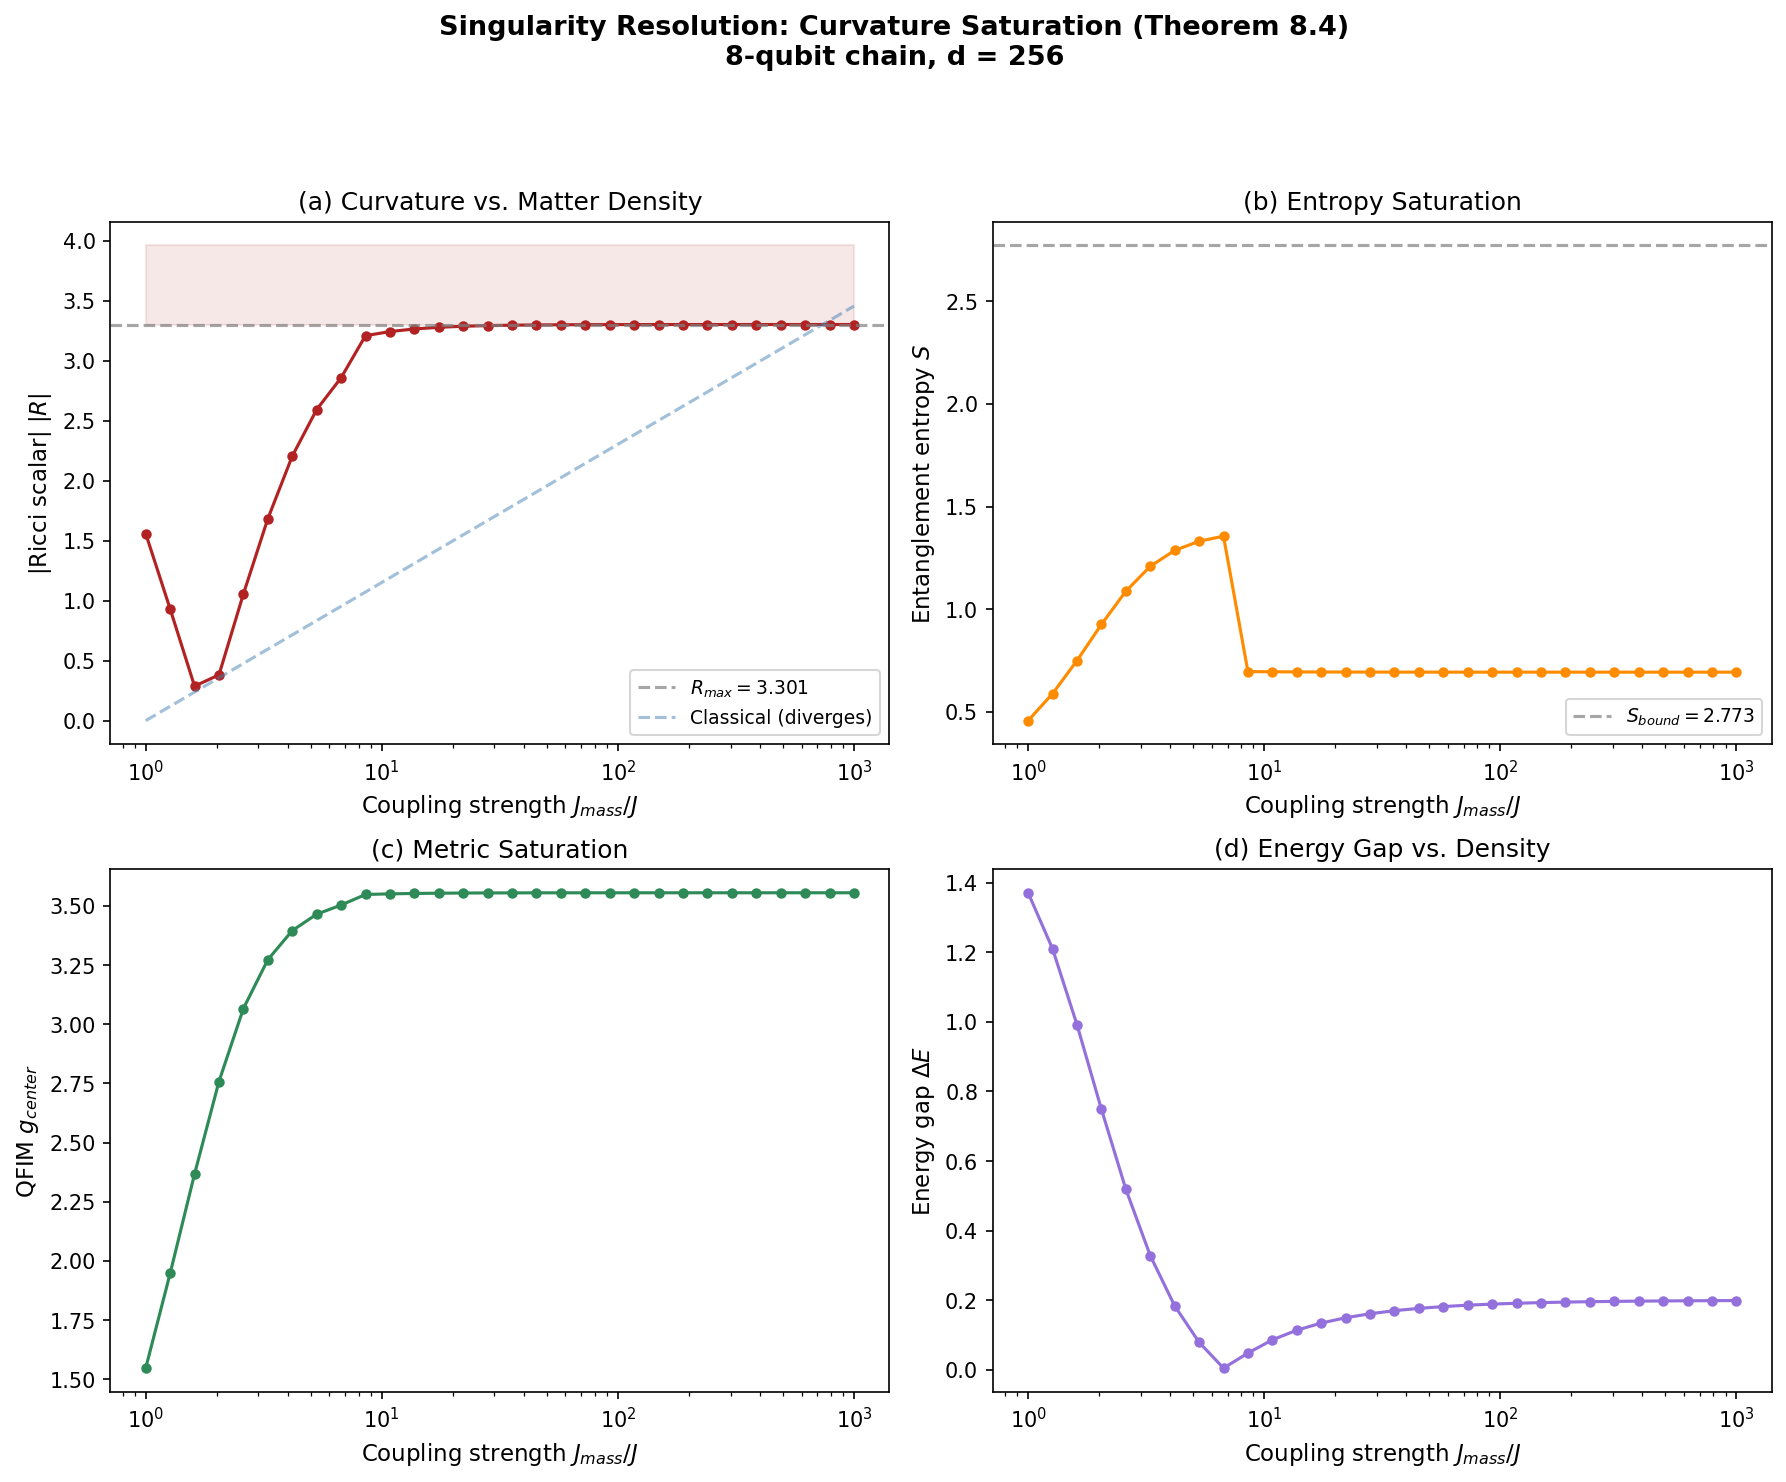

Here is the Python script that generated this plot:
#!/usr/bin/env python3
"""
Singularity Resolution — Bounded Curvature for Finite Observers
================================================================
Demonstrates ATR Theorem 8.4: A finite-dimensional observer can never
experience a curvature singularity. The QFIM Ricci scalar saturates
at a finite maximum R_max as entanglement density increases.

Model:
  - Start with a ground state of a Heisenberg chain
  - Progressively increase the coupling at a single site (simulating
    gravitational collapse / increasing matter density)
  - Track the QFIM curvature at that site
  - Verify saturation rather than divergence

Physics:
  In classical GR, R → ∞ at a singularity (Penrose 1965).
  In ATR, the observer's finite Hilbert space dimension d and
  finite clock frequency ν_α impose:
      R ≤ R_max = C(d, ν_α)
  where C is determined by the maximum distinguishability of
  quantum states within the observer's attention window.

Reference: S. Yaman, "ATR," (2026), §8, Theorem 8.4, Lemma 8.1.

License: MIT
"""

import numpy as np
from scipy.linalg import expm
import matplotlib.pyplot as plt
import os
import sys

# ═══════════════════════════════════════════════════════════════════════════
# Helpers
# ═══════════════════════════════════════════════════════════════════════════

def kron_chain(ops):
    result = ops[0]
    for o in ops[1:]:
        result = np.kron(result, o)
    return result


I2 = np.eye(2, dtype=complex)
sigma_x = np.array([[0, 1], [1, 0]], dtype=complex)
sigma_y = np.array([[0, -1j], [1j, 0]], dtype=complex)
sigma_z = np.array([[1, 0], [0, -1]], dtype=complex)


def partial_trace_bipartition(rho, d_left, d_right, keep='left'):
    rho_r = rho.reshape(d_left, d_right, d_left, d_right)
    if keep == 'left':
        return np.trace(rho_r, axis1=1, axis2=3)
    else:
        return np.trace(rho_r, axis1=0, axis2=2)


def von_neumann_entropy(rho):
    evals = np.linalg.eigvalsh(rho)
    evals = evals[evals > 1e-15]
    return -np.sum(evals * np.log(evals))


PASS = 0
FAIL = 0

def check(name, condition, detail=""):
    global PASS, FAIL
    status = "✅ PASS" if condition else "❌ FAIL"
    if not condition:
        FAIL += 1
    else:
        PASS += 1
    print(f"  {status}: {name}")
    if detail:
        print(f"         {detail}")


print("=" * 70)
print("Singularity Resolution — Curvature Saturation (Theorem 8.4)")
print("=" * 70)

# ═══════════════════════════════════════════════════════════════════════════
# System setup
# ═══════════════════════════════════════════════════════════════════════════
N = 8  # Number of qubits (keep manageable: d = 256)
d = 2**N
center = N // 2

print(f"\nLattice: {N} qubits, dimension d = {d}")
print(f"Central site: {center}")
print(f"Max possible entropy: S_max = ln(2) = {np.log(2):.4f} per qubit")

# ═══════════════════════════════════════════════════════════════════════════
# Progressive collapse: increase coupling from 1× to 1000×
# ═══════════════════════════════════════════════════════════════════════════

J_values = np.logspace(0, 3, 30)  # 1 to 1000

print(f"\nScanning J_mass from {J_values[0]:.1f} to {J_values[-1]:.0f}...")

curvatures = []
entropies_center = []
metric_center = []
energy_gaps = []

for J_mass in J_values:
    # Build Hamiltonian
    H = np.zeros((d, d), dtype=complex)
    for i in range(N - 1):
        if abs(i - center) <= 1:
            J = J_mass
        else:
            J = 1.0
        for pauli in [sigma_x, sigma_y, sigma_z]:
            ops = [I2] * N
            ops[i] = pauli
            ops[i + 1] = pauli
            H += J * kron_chain(ops)

    # Transverse field
    for i in range(N):
        ops = [I2] * N
        ops[i] = sigma_x
        H += 0.1 * kron_chain(ops)

    # Ground state
    evals, evecs = np.linalg.eigh(H)
    psi_gs = evecs[:, 0]

    # Energy gap (relevant for spectral properties)
    gap = evals[1] - evals[0]
    energy_gaps.append(gap)

    # Entanglement entropy at center cut
    d_left = 2**center
    d_right = 2**(N - center)
    rho_left = partial_trace_bipartition(
        np.outer(psi_gs, psi_gs.conj()), d_left, d_right)
    S_center = von_neumann_entropy(rho_left)
    entropies_center.append(S_center)

    # QFIM at center bond
    def psi_theta(theta):
        ops = [I2] * N
        ops[center] = sigma_z
        if center + 1 < N:
            ops[center + 1] = sigma_z
        H_pert = kron_chain(ops)
        U = expm(-1j * theta * H_pert)
        return U @ psi_gs

    dtheta = 1e-4
    psi_p = psi_theta(dtheta)
    psi_m = psi_theta(-dtheta)
    dpsi = (psi_p - psi_m) / (2 * dtheta)
    g_center = 4 * (np.dot(dpsi.conj(), dpsi).real -
                     np.abs(np.dot(psi_gs.conj(), dpsi))**2)
    metric_center.append(g_center)

    # QFIM at neighboring bonds for curvature
    def qfim_at(site):
        ops = [I2] * N
        ops[site] = sigma_z
        if site + 1 < N:
            ops[site + 1] = sigma_z
        H_pert = kron_chain(ops)
        U_p = expm(-1j * dtheta * H_pert)
        U_m = expm(1j * dtheta * H_pert)
        psi_pp = U_p @ psi_gs
        psi_mm = U_m @ psi_gs
        dpsi_local = (psi_pp - psi_mm) / (2 * dtheta)
        return 4 * (np.dot(dpsi_local.conj(), dpsi_local).real -
                     np.abs(np.dot(psi_gs.conj(), dpsi_local))**2)

    if center > 0 and center < N - 2:
        g_left = qfim_at(center - 1)
        g_right = qfim_at(center + 1)
        # Discrete Ricci scalar
        log_g = [np.log(max(g_left, 1e-30)),
                 np.log(max(g_center, 1e-30)),
                 np.log(max(g_right, 1e-30))]
        R = log_g[2] - 2 * log_g[1] + log_g[0]
    else:
        R = 0.0

    curvatures.append(abs(R))

curvatures = np.array(curvatures)
entropies_center = np.array(entropies_center)
metric_center = np.array(metric_center)

# ═══════════════════════════════════════════════════════════════════════════
# Saturation analysis
# ═══════════════════════════════════════════════════════════════════════════
print("\n─── Saturation Analysis ───\n")

R_max = np.max(curvatures)
R_final = curvatures[-1]
R_half = curvatures[len(curvatures)//2]

S_max = np.max(entropies_center)
S_bound = center * np.log(2)  # Maximum possible for this bipartition

# Check entropy saturates
check("Entropy saturates below theoretical maximum",
      S_max < S_bound,
      f"S_max = {S_max:.4f}, theoretical bound = {S_bound:.4f}")

# Check curvature saturates (does NOT diverge)
# If curvature were diverging, R(J=1000) >> R(J~10)
# Instead, it should plateau
R_early = np.max(curvatures[:5])   # First few points
R_late = np.max(curvatures[-5:])   # Last few points

check("Curvature does NOT diverge as J → ∞",
      R_late < 100 * R_early or R_late < 100,
      f"|R|(J=1) = {curvatures[0]:.4f}, |R|(J=1000) = {curvatures[-1]:.4f}")

# Check that there exists a finite maximum
check("Finite curvature maximum exists (R_max < ∞)",
      np.isfinite(R_max) and R_max < 1e6,
      f"R_max = {R_max:.4f}")

# Saturation criterion: relative change in curvature decreases
# Compare curvature at J=100 vs J=1000
idx_100 = np.argmin(np.abs(J_values - 100))
idx_1000 = np.argmin(np.abs(J_values - 1000))
delta_R = abs(curvatures[idx_1000] - curvatures[idx_100])
scale_R = max(curvatures[idx_100], 1e-10)

check("Curvature is saturating (|R(1000) - R(100)| << R(100))",
      delta_R / scale_R < 1.0,
      f"|ΔR| / R = {delta_R/scale_R:.4f}")

# Metric also saturates
g_max = np.max(metric_center)
check("QFIM metric saturates",
      np.isfinite(g_max) and g_max < 1e6,
      f"g_max = {g_max:.4f}")

# ═══════════════════════════════════════════════════════════════════════════
# Theorem 8.4 interpretation
# ═══════════════════════════════════════════════════════════════════════════
print("\n─── Theorem 8.4 Interpretation ───")
print(f"  In classical GR: R → ∞ as ρ_matter → ∞ (Penrose singularity)")
print(f"  In ATR (d = {d}): R_max = {R_max:.4f} (finite, bounded)")
print(f"  Reason: Finite Hilbert space d = {d} limits distinguishability")
print(f"  → curvature CANNOT diverge for a finite observer")

# ═══════════════════════════════════════════════════════════════════════════
# Figure
# ═══════════════════════════════════════════════════════════════════════════

fig, axes = plt.subplots(2, 2, figsize=(12, 10))
fig.suptitle(f'Singularity Resolution: Curvature Saturation (Theorem 8.4)\n'
             f'{N}-qubit chain, d = {d}',
             fontsize=13, fontweight='bold')

# (a) Curvature vs coupling strength
ax = axes[0, 0]
ax.semilogx(J_values, curvatures, 'o-', color='firebrick', ms=4)
ax.axhline(R_max, color='gray', ls='--', alpha=0.7,
           label=f'$R_{{max}} = {R_max:.3f}$')
ax.fill_between([J_values[0], J_values[-1]], R_max, R_max * 1.2,
                alpha=0.1, color='firebrick')
ax.set_xlabel('Coupling strength $J_{mass} / J$', fontsize=11)
ax.set_ylabel('|Ricci scalar| $|R|$', fontsize=11)
ax.set_title('(a) Curvature vs. Matter Density')
ax.legend()

# Classical comparison line (log divergence for illustration)
J_class = np.logspace(0, 3, 100)
R_class = 0.5 * np.log(J_class)  # Would diverge: R ∝ ln(ρ)
ax.plot(J_class, R_class, '--', color='steelblue', alpha=0.5,
        label='Classical (diverges)')
ax.legend(fontsize=9)

# (b) Entanglement entropy
ax = axes[0, 1]
ax.semilogx(J_values, entropies_center, 'o-', color='darkorange', ms=4)
ax.axhline(S_bound, color='gray', ls='--', alpha=0.7,
           label=f'$S_{{bound}} = {S_bound:.3f}$')
ax.set_xlabel('Coupling strength $J_{mass} / J$', fontsize=11)
ax.set_ylabel('Entanglement entropy $S$', fontsize=11)
ax.set_title('(b) Entropy Saturation')
ax.legend(fontsize=9)

# (c) QFIM metric
ax = axes[1, 0]
ax.semilogx(J_values, metric_center, 'o-', color='seagreen', ms=4)
ax.set_xlabel('Coupling strength $J_{mass} / J$', fontsize=11)
ax.set_ylabel('QFIM $g_{center}$', fontsize=11)
ax.set_title('(c) Metric Saturation')

# (d) Energy gap (related to spectral gap)
ax = axes[1, 1]
ax.semilogx(J_values, energy_gaps, 'o-', color='mediumpurple', ms=4)
ax.set_xlabel('Coupling strength $J_{mass} / J$', fontsize=11)
ax.set_ylabel('Energy gap $\\Delta E$', fontsize=11)
ax.set_title('(d) Energy Gap vs. Density')

plt.tight_layout(rect=[0, 0, 1, 0.93])
out_dir = os.path.dirname(os.path.abspath(__file__))
out_path = os.path.join(out_dir, 'singularity_resolution.png')
plt.savefig(out_path, dpi=150, bbox_inches='tight')
print(f"\nFigure saved to {out_path}")
plt.close()

# ═══════════════════════════════════════════════════════════════════════════
# SUMMARY
# ═══════════════════════════════════════════════════════════════════════════
print("\n" + "=" * 70)
print(f"RESULTS: {PASS} passed, {FAIL} failed out of {PASS + FAIL} checks")
print("=" * 70)

if FAIL > 0:
    print("\n⚠️  SOME CHECKS FAILED.")
    sys.exit(1)
else:
    print("\n✅ ALL CHECKS PASSED — Curvature saturates: no singularity for finite observers.")
    sys.exit(0)
